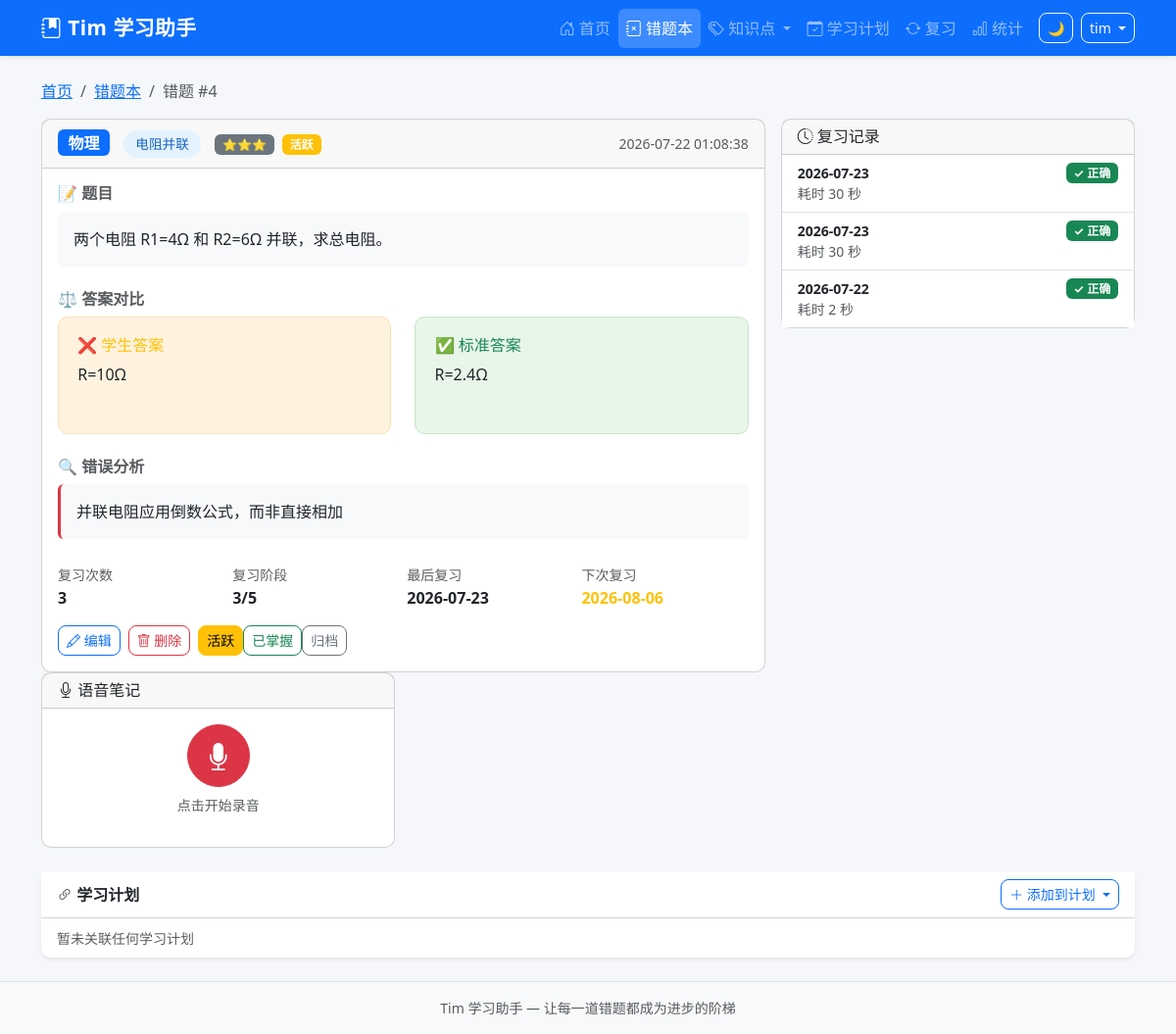
The app's page /questions/4 (signed in), older data.
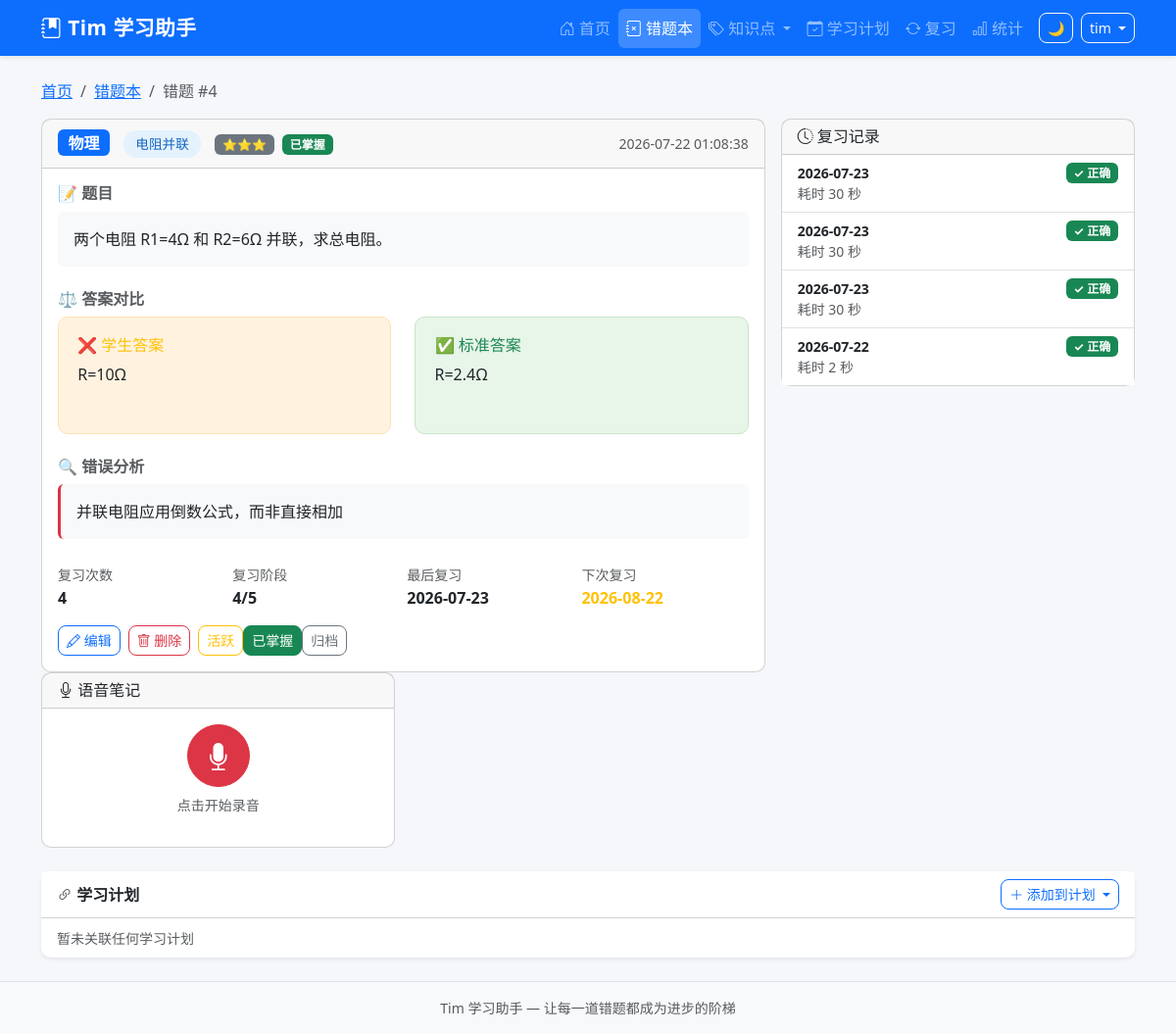
The same page, newer data.
### tables this page shows
CREATE TABLE mistake_records (
            id INTEGER PRIMARY KEY AUTOINCREMENT,
            uuid TEXT NOT NULL,
            sys_platform TEXT NOT NULL DEFAULT 'web',
            bstudio_create_time TIMESTAMP DEFAULT CURRENT_TIMESTAMP,
            xueke TEXT NOT NULL,
            timu TEXT NOT NULL,
            xueshengdaan TEXT DEFAULT '',
            zhengquedaan TEXT DEFAULT '',
            cuowufenxi TEXT DEFAULT '',
            zhishidian TEXT DEFAULT '',
            difficulty INTEGER DEFAULT 1,
            review_count INTEGER DEFAULT 0,
            last_review_at TIMESTAMP,
            next_review_at TIMESTAMP,
            review_stage INTEGER DEFAULT 0,
            review_algorithm TEXT DEFAULT 'sm2',
            status TEXT DEFAULT 'active',
            updated_at TIMESTAMP DEFAULT CURRENT_TIMESTAMP
        , voice_data TEXT DEFAULT '');

CREATE TABLE review_logs (
            id INTEGER PRIMARY KEY AUTOINCREMENT,
            mistake_id INTEGER NOT NULL,
            uuid TEXT NOT NULL,
            review_date DATE NOT NULL,
            result TEXT NOT NULL,
            time_spent INTEGER DEFAULT 0,
            notes TEXT DEFAULT '',
            created_at TIMESTAMP DEFAULT CURRENT_TIMESTAMP,
            FOREIGN KEY (mistake_id) REFERENCES mistake_records(id) ON DELETE CASCADE
        );

### app.py (the view)
@app.route('/questions/<int:question_id>',)
@login_required
def question_detail(question_id):
    question = query_db(
        'SELECT * FROM mistake_records WHERE id = ? AND 1=1',
        (question_id,), one=True
    )
    if not question:
        flash('错题不存在', 'danger')
        return redirect(url_for('question_list',))
    question = dict(question)
    for field in ('timu', 'zhengquedaan', 'xueshengdaan', 'cuowufenxi'):
        if question.get(field):
            question[field] = question[field].replace('\\$', '$')
    images = query_db(
        'SELECT * FROM mistake_images WHERE mistake_id = ? ORDER BY id',
        (question_id,)
    )
    reviews = query_db(
        '''SELECT * FROM review_logs
           WHERE mistake_id = ? AND 1=1
           ORDER BY created_at DESC LIMIT 10''',
        (question_id,)
    )
    similar = []
    kp = question['zhishidian'] or ''
    if kp:
        similar = query_db(
            'SELECT id, timu, xueke FROM mistake_records WHERE zhishidian=? AND id!=? ORDER BY id DESC LIMIT 5',
            (kp, question_id)
        )
    similar = rows_to_dicts(similar)
    for s in similar:
        s['timu_plain'] = strip_latex(s['timu'])
    linked_plans = query_db(
        '''SELECT sp.* FROM study_plans sp
           JOIN plan_mistakes pm ON sp.id = pm.plan_id
           WHERE pm.mistake_id = ? AND sp.status NOT IN ('deleted','cancelled')
           ORDER BY sp.priority DESC''',
        (question_id,)
    )
    all_plans = query_db(
        "SELECT id, title FROM study_plans WHERE status NOT IN ('deleted','cancelled') ORDER BY title",
        ()
    )
    resp = make_response(render_template('question_detail.html',
        question=question,
        images=images,
        reviews=reviews,
        similar=similar,
        linked_plans=linked_plans,
        all_plans=all_plans))
    return set_uuid_cookie(resp, g.user_uuid)

### app.py (called while the page is built, shortened)
@app.after_request
def add_security_headers(resp):
    resp.headers['X-Frame-Options'] = 'DENY'
    resp.headers['X-Content-Type-Options'] = 'nosniff'
    resp.headers['Referrer-Policy'] = 'strict-origin-when-cross-origin'
    return resp

@app.before_request
def csrf_check():
    if 'csrf_token' not in session:
        session['csrf_token'] = str(uuid_mod.uuid4())
    if request.method in ('GET', 'HEAD', 'OPTIONS'):
        return

def login_required(f):
    @wraps(f)
    def decorated(*a, **kw):
        if 'user_id' not in session:
            return redirect(url_for('login', next=request.path))
        return f(*a, **kw)
    return decorated

@app.before_request
def before_request():
    g.user_uuid = get_or_create_uuid()
    g.username = session.get('username', '')

### database.py (called while the page is built)
def get_db():
    conn = sqlite3.connect(Config.DATABASE_PATH, timeout=5)
    conn.row_factory = sqlite3.Row
    conn.execute("PRAGMA foreign_keys = ON")
    conn.execute("PRAGMA journal_mode = WAL")
    return conn

def rows_to_dicts(rows):
    return [dict(r) for r in rows]

### templates/question_detail.html (shortened to what the changed rows need)
{% extends "base.html" %}
{% block content %}
<nav aria-label="breadcrumb" class="mb-3">
    <ol class="breadcrumb">
        <li class="breadcrumb-item"><a href="{{ url_for('index') }}">首页</a></li>
        <li class="breadcrumb-item"><a href="{{ url_for('question_list') }}">错题本</a></li>
        <li class="breadcrumb-item active">错题 #{{ question['id'] }}</li>
    </ol>
</nav>
<div class="row g-3">
    <div class="col-lg-8">
        <div class="card">
            <div class="card-header d-flex justify-content-between align-items-center">
                <div>
                    <span class="badge bg-primary fs-6 me-2">{{ question['xueke'] }}</span>
                    {% if question['zhishidian'] %}
                    <span class="knowledge-badge">{{ question['zhishidian'] }}</span>
                    {% endif %}
                    <span class="badge bg-secondary ms-2">
                        {{ '⭐' * question['difficulty'] }}
                    </span>
                    <span class="badge bg-{{ 'success' if question['status'] == 'mastered' else 'warning' if question['status'] == 'active' else 'secondary' }} ms-1">
                        {{ {'active': '活跃', 'archived': '已归档', 'mastered': '已掌握'}[question['status']] }}
                    </span>
                </div>
                <small class="text-muted">{{ question['bstudio_create_time'] }}</small>
            </div>
            <div class="card-body">
                <h6 class="fw-bold text-muted mb-2">📝 题目</h6>
                <div class="p-3 bg-light rounded mb-4 latex-content" style="white-space: pre-wrap;">{{ question['timu'] }}</div>
                <h6 class="fw-bold text-muted mb-2">⚖️ 答案对比</h6>
                <div class="answer-compare mb-4">
                    <div class="answer-box student">
                        <h6 class="text-warning mb-2">❌ 学生答案</h6>
                        <div style="white-space: pre-wrap;">{{ (question['xueshengdaan'] or '(未填写)') }}</div>
                    </div>
                    <div class="answer-box correct">
                        <h6 class="text-success mb-2">✅ 标准答案</h6>
                        <div style="white-space: pre-wrap;">{{ (question['zhengquedaan'] or '(未填写)') }}</div>
                    </div>
                </div>
                {% if question['cuowufenxi'] %}
                <h6 class="fw-bold text-muted mb-2">🔍 错误分析</h6>
                <div class="p-3 border-start border-danger border-3 bg-light rounded mb-4 latex-content" style="white-space: pre-wrap;">{{ question['cuowufenxi'] }}</div>
                {% endif %}
                <div class="row g-2 mb-3">
                    <div class="col-md-3">
                        <small class="text-muted">复习次数</small>
                        <div class="fw-bold">{{ question['review_count'] }}</div>
                    </div>
                    <div class="col-md-3">
                        <small class="text-muted">复习阶段</small>
                        <div class="fw-bold">{{ question['review_stage'] }}/5</div>
                    </div>
                    <div class="col-md-3">
                        <small class="text-muted">最后复习</small>
                        <div class="fw-bold">{{ question['last_review_at'][:10] if question['last_review_at'] else '未复习' }}</div>
                    </div>
                    <div class="col-md-3">
                        <small class="text-muted">下次复习</small>
                        <div class="fw-bold text-{{ 'warning' if question['next_review_at'] else 'muted' }}">
                            {{ question['next_review_at'][:10] if question['next_review_at'] else '待定' }}
                        </div>
                    </div>
                </div>
                <div class="d-flex flex-wrap gap-2">
                    <a href="{{ url_for('edit_question', question_id=question['id']) }}" class="btn btn-outline-primary btn-sm">
                    </a>
                    <form method="POST" action="{{ url_for('delete_question', question_id=question['id']) }}" class="d-inline">
                    </form>
                    <div class="btn-group">
                        <form method="POST" action="{{ url_for('toggle_status', question_id=question['id']) }}" class="d-inline">
                            <button type="submit" class="btn btn-outline-warning btn-sm {% if question['status'] == 'active' %}active{% endif %}">活跃</button>
                        </form>
                        <form method="POST" action="{{ url_for('toggle_status', question_id=question['id']) }}" class="d-inline">
                            <button type="submit" class="btn btn-outline-success btn-sm {% if question['status'] == 'mastered' %}active{% endif %}">已掌握</button>
                        </form>
                    </div>
                </div>
            </div>
        </div>
    </div>
    <div class="col-lg-4">
        <div class="card">
            <div class="card-body p-0">
                {% if reviews %}
                <div class="list-group list-group-flush">
                    {% for r in reviews %}
                    <div class="list-group-item">
                        <div class="d-flex justify-content-between">
                            <small class="fw-bold">{{ r['review_date'] }}</small>
                            <span class="badge bg-{{ 'success' if r['result'] == 'correct' else 'danger' if r['result'] == 'incorrect' else 'warning' }}">
                                {{ {'correct': '✓ 正确', 'incorrect': '✗ 错误', 'partial': '△ 部分'}[r['result']] }}
                            </span>
                        </div>
                        {% if r['time_spent'] %}
                        <small class="text-muted d-block">耗时 {{ r['time_spent'] }} 秒</small>
                        {% endif %}
                    </div>
                    {% endfor %}
                </div>
                {% else %}
                <div class="text-center py-3 text-muted">
                    <small>暂无复习记录</small>
                </div>
                {% endif %}
            </div>
        </div>
    </div>
</div>
{% endblock %}

Row changes from the older to the newer data that the page shows:
changed mistake_records "物理": status "活跃" → "已掌握"; review_count "3" → "4"; review_stage "3" → "4"; next_review_at "2026-08-06" → "2026-08-22"
added review_logs: review_date "2026-07-23", result "✓ 正确", time_spent "30"
